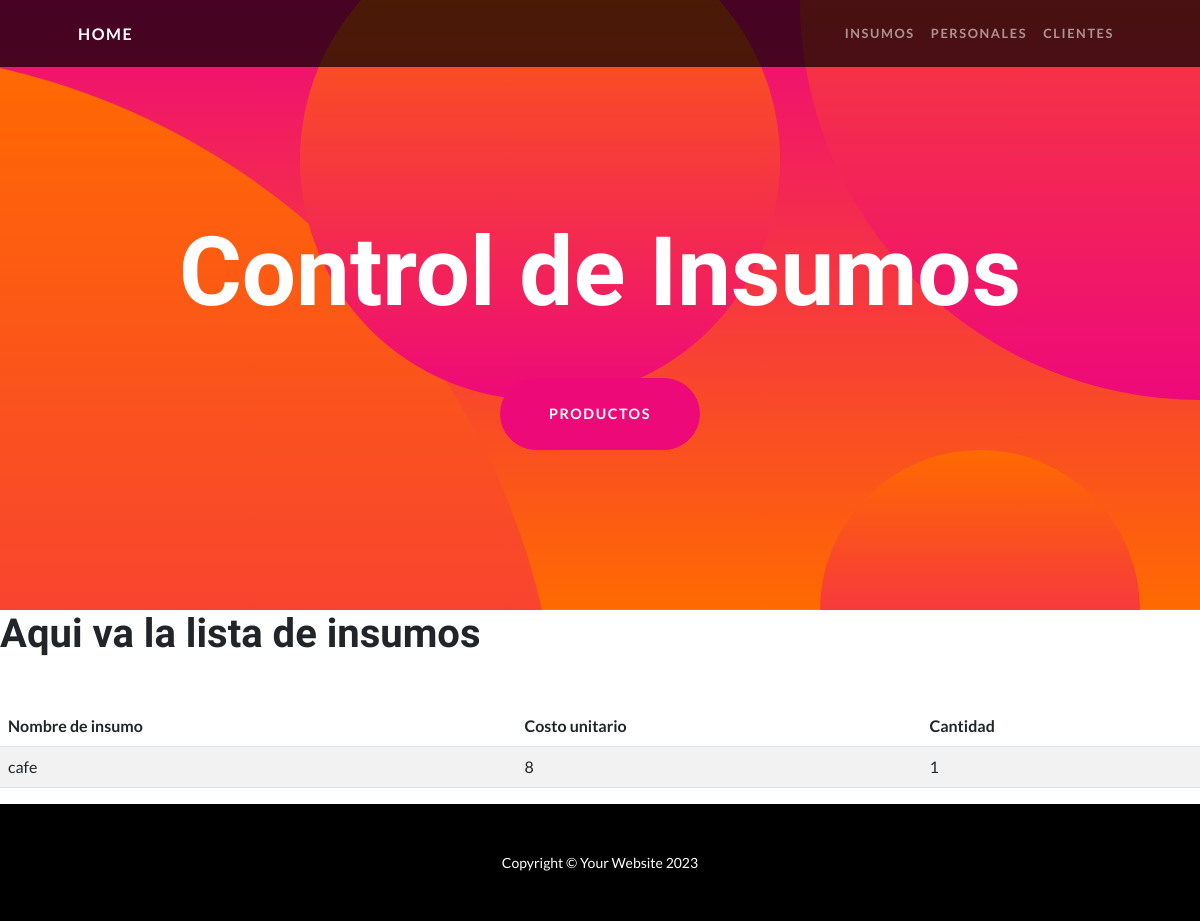
The page /insumos/ on the database as committed earlier.
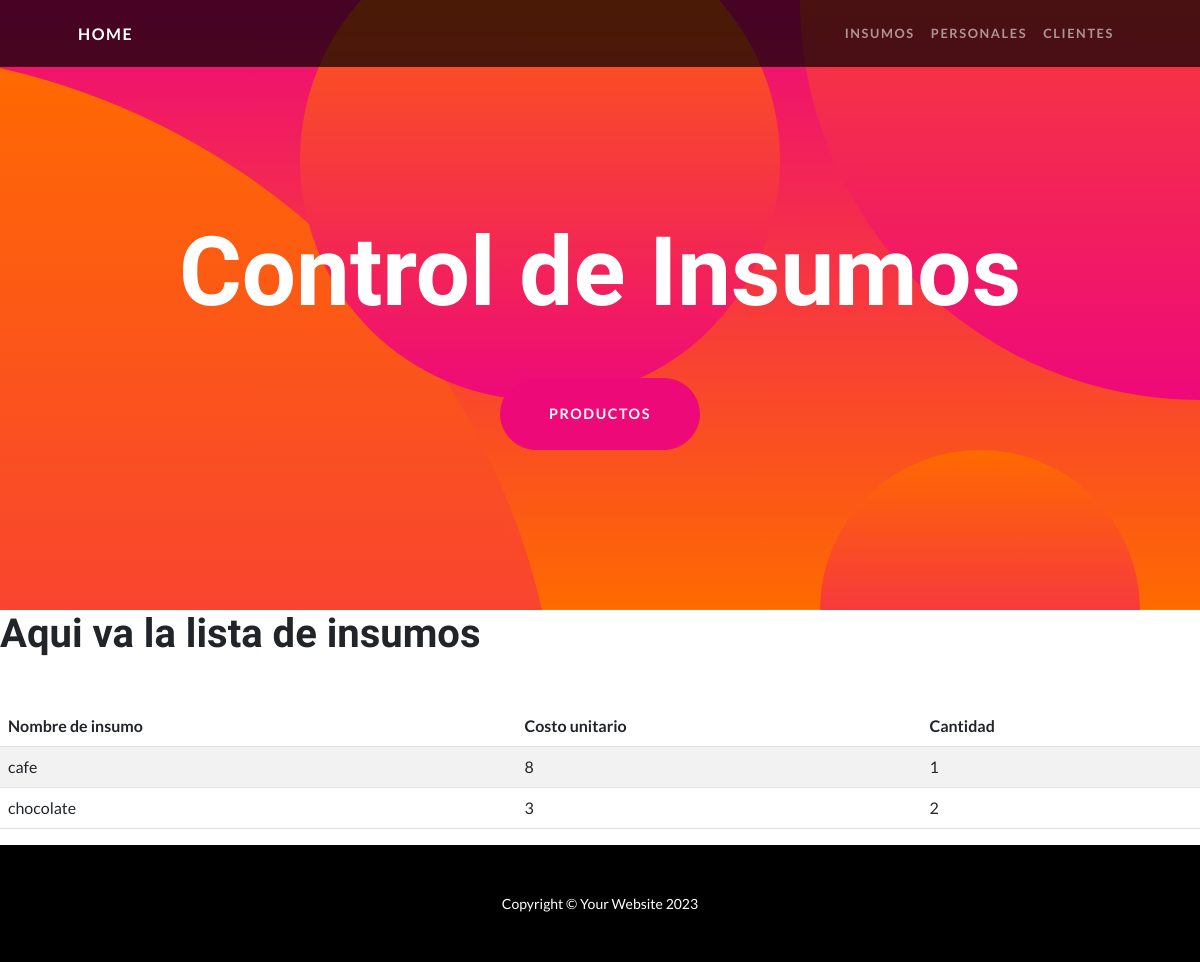
The same page on the database as committed later.
### aplicacion/models.py (models this page shows)
class Insumo(models.Model):
    nombre=models.CharField(max_length=50)
    costo=models.IntegerField()
    cantidad=models.IntegerField()

### aplicacion/views.py (the view)
# urls.py: path('insumos/',insumos,name="insumos"),
def insumos(request):
    contexto = {'insumos':Insumo.objects.all()}
    return render(request, "aplicacion/insumos.html",contexto)

### aplicacion/templates/aplicacion/insumos.html
{% extends "aplicacion/index.html"%}
{% block titulo %}
<h1 class="masthead-heading mb-0">Control de Insumos </h1>
{% endblock titulo %}
{% block contenido %}
<h1 class="masthead-heading mb-0">Aqui va la lista de insumos </h1>
<br></br>
<table class="table table-striped">
    <thead>
        <tr>
            <th>Nombre de insumo</th>
            <th>Costo unitario</th>
            <th>Cantidad</th>
        </tr>
    </thead>
    <tbody>
        {% for c in insumos %}
        <tr>
            <td>{{c.nombre}}</td>
            <td>{{c.costo}}</td>
            <td>{{c.cantidad}}</td>
        </tr>
        {% endfor %}
    </tbody>
</table>
{% endblock contenido %}

### aplicacion/templates/aplicacion/index.html (shortened to what this page needs)
<!DOCTYPE html>
<html lang="en">
    <head>
        {% load static %}
        <link href="{% static 'css/styles.css' %}" rel="stylesheet" />
    </head>
    <body id="page-top">
        <nav class="navbar navbar-expand-lg navbar-dark navbar-custom fixed-top">
            <div class="container px-5">
                <a class="navbar-brand" href="{% url 'home' %}">HOME</a>
                <div class="collapse navbar-collapse" id="navbarResponsive">
                    <ul class="navbar-nav ms-auto">
                        <li class="nav-item"><a class="nav-link" href="{% url 'insumos' %}">Insumos</a></li>
                        <li class="nav-item"><a class="nav-link" href="{% url 'personales' %}">Personales</a></li>
                        <li class="nav-item"><a class="nav-link" href="{% url 'clientes' %}">Clientes</a></li>
                    </ul>
                </div>
            </div>
        </nav>
        <header class="masthead text-center text-white">
            <div class="masthead-content">
                <div class="container px-5">
                    {% block titulo %}{% endblock titulo %}
                    <a class="btn btn-primary btn-xl rounded-pill mt-5" href="#scroll">PRODUCTOS</a>
                </div>
            </div>
            <div class="bg-circle-1 bg-circle"></div>
            <div class="bg-circle-2 bg-circle"></div>
            <div class="bg-circle-3 bg-circle"></div>
            <div class="bg-circle-4 bg-circle"></div>
        </header>
        {% block contenido %}{% endblock contenido %}
        <footer class="py-5 bg-black">
            <div class="container px-5"><p class="m-0 text-center text-white small">Copyright &copy; Your Website 2023</p></div>
        </footer>
    </body>
</html>

Rows that differ between the two databases and show on the page:
added Insumo: nombre "chocolate", costo "3", cantidad "2"
